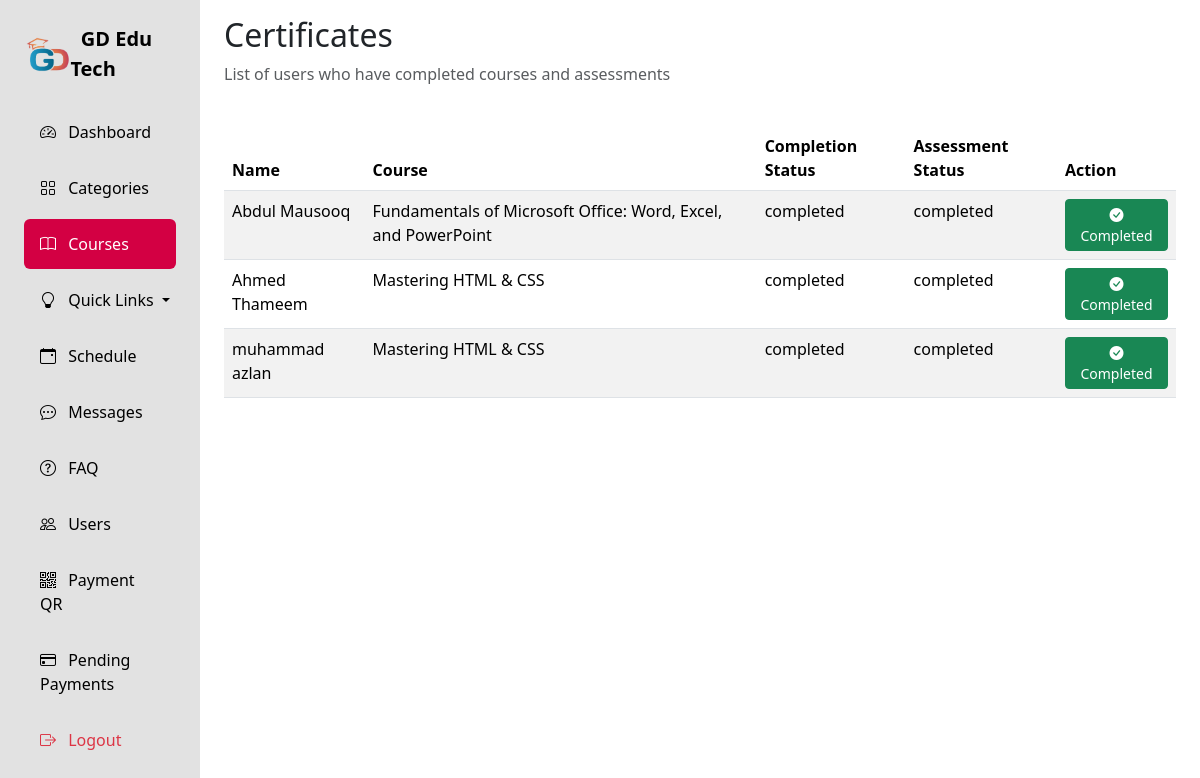
/adminPanel/Courses/certificates.php (signed in), run on the app's committed database.
### tables this page shows
CREATE TABLE `Enrollments` (
  `enrollment_id` int(11) NOT NULL,
  `student_id` int(11) NOT NULL,
  `course_id` int(11) NOT NULL,
  `purchase_date` datetime DEFAULT current_timestamp(),
  `payment_status` enum('completed','pending','failed') DEFAULT 'completed',
  `progress` decimal(5,2) DEFAULT 0.00 CHECK (`progress` >= 0 and `progress` <= 100),
  `access_status` enum('active','expired','canceled') DEFAULT 'active',
  `completion_status` enum('pending','completed') DEFAULT 'pending',
  `assessment_status` enum('pending','completed') DEFAULT 'pending',
  `created_at` datetime DEFAULT current_timestamp(),
  `updated_at` datetime DEFAULT current_timestamp() ON UPDATE current_timestamp()
);

CREATE TABLE `Users` (
  `user_id` int(11) NOT NULL,
  `username` varchar(100) NOT NULL,
  `password_hash` varchar(255) NOT NULL,
  `email` varchar(150) NOT NULL,
  `first_name` varchar(100) NOT NULL,
  `last_name` varchar(100) NOT NULL,
  `role` enum('admin','Staff','student') NOT NULL,
  `date_joined` datetime DEFAULT current_timestamp(),
  `profile_image` varchar(255) DEFAULT NULL,
  `status` enum('active','inactive','banned') DEFAULT 'active',
  `created_at` datetime DEFAULT current_timestamp(),
  `updated_at` datetime DEFAULT current_timestamp() ON UPDATE current_timestamp()
);

CREATE TABLE `Courses` (
  `course_id` int(11) NOT NULL,
  `title` varchar(150) NOT NULL,
  `description` text DEFAULT NULL,
  `thumbnail` varchar(255) DEFAULT NULL,
  `price` decimal(10,2) NOT NULL CHECK (`price` >= 0),
  `language` varchar(50) DEFAULT NULL,
  `level` enum('beginner','intermediate','advanced') NOT NULL,
  `created_by` int(11) NOT NULL,
  `date_created` datetime DEFAULT current_timestamp(),
  `category_id` int(11) DEFAULT NULL,
  `course_type` tinyint(1) DEFAULT 0,
  `status` enum('published','draft') DEFAULT 'published',
  `isPopular` varchar(50) DEFAULT NULL,
  `uploadedBy_id` int(11) DEFAULT NULL,
  `created_at` datetime DEFAULT current_timestamp(),
  `updated_at` datetime DEFAULT current_timestamp() ON UPDATE current_timestamp()
);

### adminPanel/Courses/certificates.php (the view, shortened to what this page needs)
<?php
require_once '../../Configurations/config.php';
$query = "
    SELECT
        u.user_id,
        u.first_name,
        u.last_name,
        c.title AS course_title,
        e.course_id,
        e.completion_status,
        e.assessment_status,
        cert.certificate_url
    FROM
        Enrollments e
    JOIN
        Users u ON e.student_id = u.user_id
    JOIN
        Courses c ON e.course_id = c.course_id
    LEFT JOIN
        Certificates cert ON cert.student_id = u.user_id AND cert.course_id = e.course_id
    WHERE
        e.completion_status = 'completed'
        AND e.assessment_status = 'completed'
    ORDER BY
        u.first_name, u.last_name
";
$result = mysqli_query($conn, $query);
?>
<!DOCTYPE html>
<html lang="en">
<head>
    <link href="https://cdn.jsdelivr.net/npm/bootstrap@5.3.2/dist/css/bootstrap.min.css" rel="stylesheet">
    <link rel="stylesheet" href="https://cdn.jsdelivr.net/npm/bootstrap-icons@1.11.1/font/bootstrap-icons.css">
    <link rel="stylesheet" href="../css/style.css">
</head>
<body>
    <div class="container-fluid">
        <div class="row">
            <div class="col-auto col-md-3 col-xl-2 px-sm-2 px-0 sidebar">
                <div class="d-flex flex-column align-items-center align-items-sm-start px-3 pt-2 min-vh-100">
                    <a href="#" class="d-flex align-items-center pb-3 mb-md-1 mt-md-3 me-md-auto text-white text-decoration-none">
                        <span class="fs-5 fw-bolder" style="display: flex;align-items:center;color:black;"><img height="35px" src="../images/edutechLogo.png" alt="">&nbsp; GD Edu Tech</span>
                    </a>
                    <ul class="nav nav-pills flex-column mb-sm-auto mb-0 align-items-center align-items-sm-start w-100" id="menu">
                        <li class="w-100">
                            <a href="../" class="nav-link">
                                <i class="bi bi-speedometer2 me-2"></i> Dashboard
                            </a>
                        </li>
                        <li class="w-100">
                            <a href="../Categories/" class="nav-link">
                                <i class="bi bi-grid me-2"></i> Categories
                            </a>
                        </li>
                        <li class="w-100">
                            <a href="." class="nav-link active">
                                <i class="bi bi-book me-2"></i> Courses
                            </a>
                        </li>
                        <li class="w-100 dropdown">
                            <a href="#" class="nav-link dropdown-toggle" id="quizDropdown" role="button" data-bs-toggle="dropdown" aria-expanded="false">
                                <i class="bi bi-lightbulb me-2"></i> Quick Links
                            </a>
                        </li>
                        <li class="w-100">
                            <a href="../Schedule/" class="nav-link">
                                <i class="bi bi-calendar-event me-2"></i> Schedule
                            </a>
                        </li>
                        <li class="w-100">
                            <a href="../Messages/" class="nav-link">
                                <i class="bi bi-chat-dots me-2"></i> Messages
                            </a>
                        </li>
                        <li class="w-100">
                            <a href="../FAQ/" class="nav-link">
                                <i class="bi bi-question-circle me-2"></i> FAQ
                            </a>
                        </li>
                        <li class="w-100">
                            <a href="../Users/" class="nav-link">
                                <i class="bi bi-people me-2"></i> Users
                            </a>
                        </li>
                        <li class="w-100">
                            <a href="../manage_qr.php" class="nav-link">
                                <i class="bi bi-qr-code me-2"></i> Payment QR
                            </a>
                        </li>
                        <li class="w-100">
                            <a href="../pending_payments.php" class="nav-link">
                                <i class="bi bi-credit-card me-2"></i> Pending Payments
                            </a>
                        </li>
                        <li class="w-100 mt-auto">
                            <a href="../logout.php" class="nav-link text-danger">
                                <i class="bi bi-box-arrow-right me-2"></i> Logout
                            </a>
                        </li>
                    </ul>
                </div>
            </div>
            <div class="col py-3">
                <div class="container-fluid">
                    <div class="row mb-4">
                        <div class="col">
                            <h2>Certificates</h2>
                            <p class="text-muted">List of users who have completed courses and assessments</p>
                        </div>
                    </div>
                    <div class="table-responsive">
                        <table class="table table-striped">
                            <thead>
                                <tr>
                                    <th>Name</th>
                                    <th>Course</th>
                                    <th>Completion Status</th>
                                    <th>Assessment Status</th>
                                    <th>Action</th>
                                </tr>
                            </thead>
                            <tbody>
                                <?php while ($row = mysqli_fetch_assoc($result)): ?>
                                    <tr>
                                        <td><?php echo htmlspecialchars($row['first_name'] . ' ' . $row['last_name']); ?></td>
                                        <td><?php echo htmlspecialchars($row['course_title']); ?></td>
                                        <td><?php echo htmlspecialchars($row['completion_status']); ?></td>
                                        <td><?php echo htmlspecialchars($row['assessment_status']); ?></td>
                                        <td>
                                            <?php if ($row['certificate_url']): ?>
                                                <div class="btn-group">
                                                    <span class="btn btn-sm btn-success">
                                                        <i class="bi bi-check-circle-fill"></i> Completed
                                                    </span>
                                                </div>
                                            <?php endif; ?>
                                        </td>
                                    </tr>
                                <?php endwhile; ?>
                            </tbody>
                        </table>
                    </div>
                </div>
            </div>
        </div>
    </div>
</body>
</html>

### adminPanel/css/style.css (style rules this page uses)
.sidebar { background: #e2e2e2 !important; min-height: 100vh; color: white; }
.nav-link { color:black; padding: 0.8rem 1rem; margin: 0.2rem 0; border-radius: 0.5rem; }
.nav-link.active { background: #d30043 !important; color: white; }

### data on the page
enrollments: student.last_name "Abdul Mausooq", course.title "Fundamentals of Microsoft Office: Word, Excel, and PowerPoint", completion_status "completed", assessment_status "completed"
enrollments: student.last_name "Ahmed Thameem", course.title "Mastering HTML & CSS", completion_status "completed", assessment_status "completed"
enrollments: student.last_name "muhammad azlan", course.title "Mastering HTML & CSS", completion_status "completed", assessment_status "completed"
